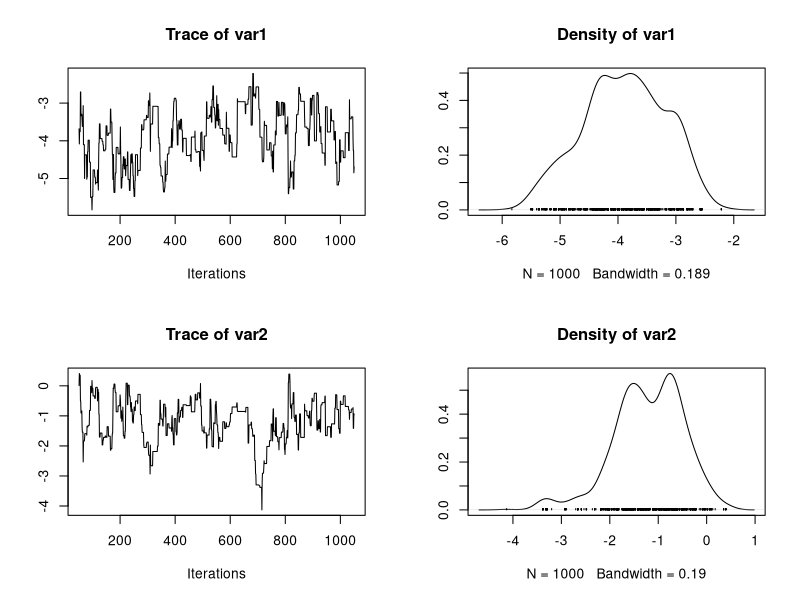
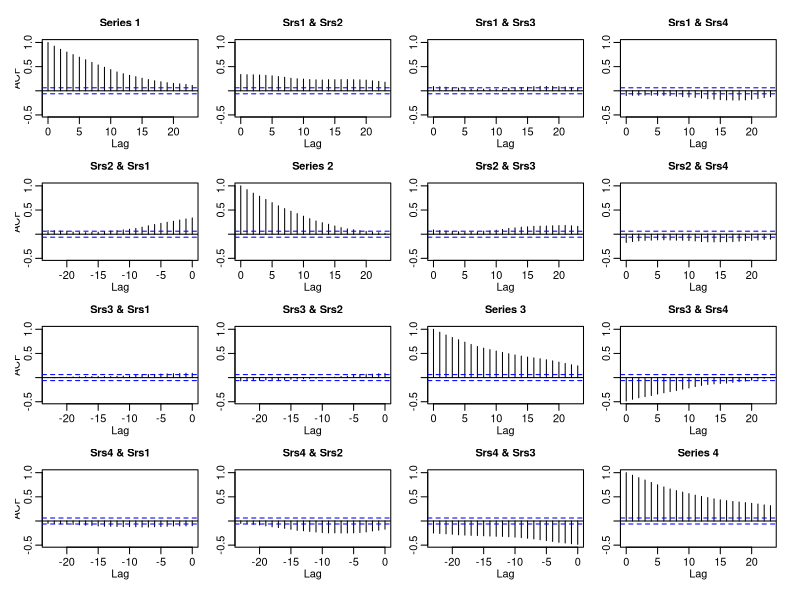
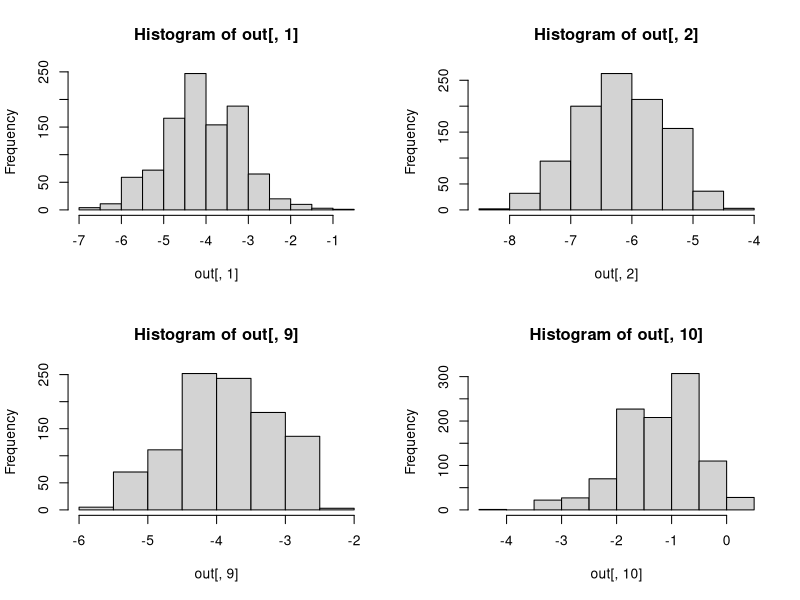

R code for these plots, in order:
rm(list=ls())
data = read.csv("examdata2022.csv")
name=unique(data$white)


loglike = function(z,gamma,delta){
  res=0
  
  for (i in name){
    for (j in name){
      if(i!=j) {
        
        zi=(z[name==i])
        zj=(z[name==j])
        
        if(data$result[data$white==i & data$black==j] == 1) res = res + zi
        if(data$result[data$white==i & data$black==j] == 0) res = res + zj + gamma
        if(data$result[data$white==i & data$black==j] == 0) res = res + delta + 0.5*(gamma+zi+zj)
        
        res = res - log(exp(zi)+exp(zj + gamma)+ exp(delta + 0.5*(gamma+zi+zj)))
      }
    }
  }
  return (res)
}

logprior = function(z){
  sum((dnorm(z,0,1,log=T)))
}

logpost = function(param, d = data){
  name=unique(data$white)
  z = param[1:8]
  gamma = param[9]
  delta = param[10]
  res = logprior(z) + loglike(z,gamma,delta)
  return (res)
}



library(MCMCpack)
out = MCMCmetrop1R(logpost, c(rep(0., 8), 0., 0.), mcmc=1e3, burnin=5e1,tune=0.75)

summary(out)
plot(out[,9:10])
effectiveSize(out)
acf(out[,7:10])

par(mfrow=c(2,2))
hist(out[, 1])
hist(out[, 2])
hist(out[, 9])
hist(out[, 10])

z = out[,1:8]
gamma = out[, 9]
delta = out[, 10]

#Q20
print(mean(gamma<0))

#Q21
for(i in (1:8)){
  for (j in (1:8)){
    if(i != j) {
      prob = mean(z[,i]>z[,j])
      if(prob > 0.95) cat(name[i], "VS", name[j], ": ", mean(z[,i]>z[,j]), "\n")
    }
  }
}

#Q22

argMax=apply(z,1,which.max)
print(mean(argMax==which(name=="Karjakin")))
